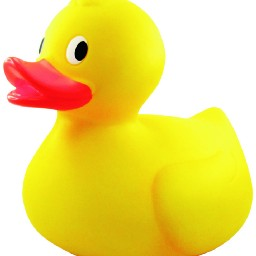
#> input picture duck.jpeg, 256 x 256 px
$ python is_a_duck.py duck.jpeg
#> lines starting #> are read from the running program, lines starting #| are printed output that depends on the picture; after the words box and inside, x2 and y2 are one past the last pixel; in counts of white or black regions, pixels touching at a corner belong together
import cv2
import matplotlib.pyplot as plt
import numpy as np
import sys

from matplotlib.colors import hsv_to_rgb


arguments = len(sys.argv) - 1
if arguments < 1:
    print("Need to input image filename")
    exit()
elif arguments > 1:
    print("Only input one image")
    exit()


img_name = sys.argv[1]

duck = cv2.imread(img_name)
#> duck is the input picture: shape (256, 256, 3); mean B, G, R 102.5, 217.7, 239.6

duck = cv2.cvtColor(duck, cv2.COLOR_BGR2RGB)

hsv_duck = cv2.cvtColor(duck, cv2.COLOR_RGB2HSV)
#> hsv_duck: shape (256, 256, 3); mean H, S, V 28.5, 152, 240.2

#Color mask definitions
light_yellow =  (15, 150, 150)
dark_yellow = (50, 255, 255)

light_orange2 = (100, 100, 100)
dark_orange2 = (200, 255, 255)

light_orange = (0, 100, 100)
dark_orange = (15, 255, 255)


#Generates masks based on pixels within color ranges
mask = cv2.inRange(hsv_duck, light_yellow, dark_yellow)
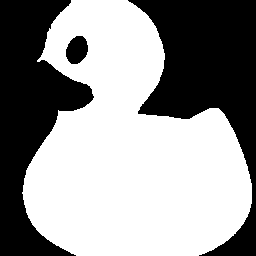
#> mask: shape (256, 256); 58.8% white; 3 black regions, box (x1, y1, x2, y2) and area: (128, 0, 256, 256) 13986, (0, 0, 94, 256) 12553, (66, 36, 88, 64) 472
mask_orange = cv2.inRange(hsv_duck, light_orange, dark_orange)
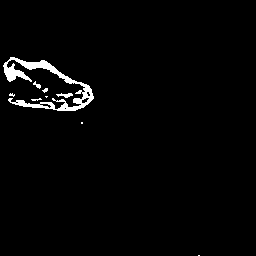
#> mask_orange: shape (256, 256); 2.1% white; 9 white regions (6 under 20 px), largest, box (x1, y1, x2, y2) and area: (3, 57, 94, 111) 1249, (56, 93, 73, 98) 48, (33, 81, 41, 89) 28
mask_orange2 = cv2.inRange(hsv_duck, light_orange2, dark_orange2)
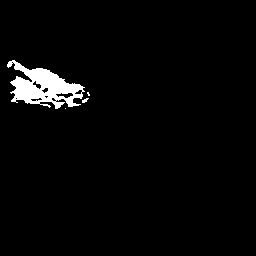
#> mask_orange2: shape (256, 256); 2.9% white; 4 white regions (2 under 20 px), largest, box (x1, y1, x2, y2) and area: (7, 60, 85, 109) 1853, (82, 98, 89, 103) 20
mask_orange = mask_orange+mask_orange2
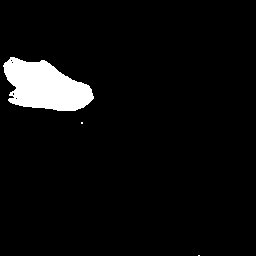
#> mask_orange: shape (256, 256); 5% white; 3 white regions (2 under 20 px), largest, box (x1, y1, x2, y2) and area: (3, 57, 94, 111) 3261

#Adds all masks together
total_mask = mask_orange+mask
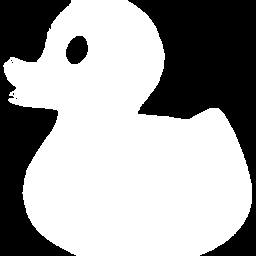
#> total_mask: shape (256, 256); min 0, max 255, mean 162.5

#Segmented image output based on pixels contained in mask
result = cv2.bitwise_and(duck, duck, mask=total_mask)
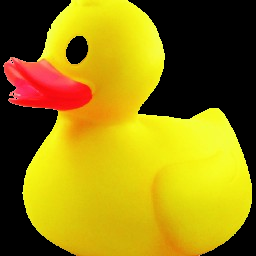
#> result: shape (256, 256, 3); mean R, G, B 148.2, 126.4, 13

#Number of pixels in each class for classification computations
num_body = cv2.countNonZero(mask)
#> num_body = 38525
num_bill =  cv2.countNonZero(mask_orange)
#> num_bill = 3267
total_pix = duck.size
#> total_pix = 196608


#print(num_body)
#print(num_bill)
#print(total_pix)


#Classifies image as duck or not based on ratio between bill and body regions

if (num_body > 25 and num_bill > 25):
    if(num_body > 4*num_bill and  num_body < 20*num_bill):
        message = "That's a duck!"
    else:
        message = "Probably not a duck"
else:
    message = "Probably not a duck"


# [14 lines of commented-out code are left out]
plt.subplot(1, 2, 1)
plt.title(message)
plt.imshow(duck)
plt.subplot(1, 2, 2)
plt.imshow(result)
plt.show()
